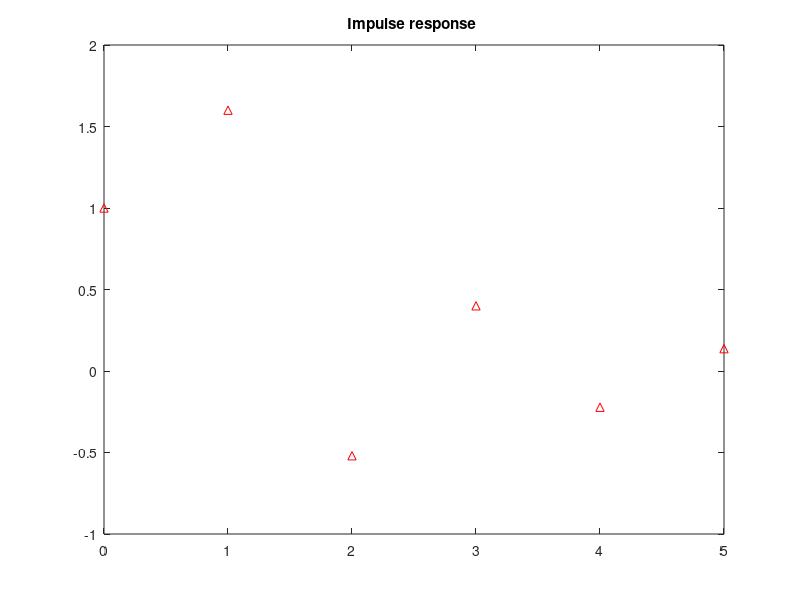

Source code (MATLAB):
% inv_z_transform.m
% Inverse z-transform using impz.
% Compare example on slide 5
num = [1 2]; % setup numerator coefficients B
den = [1 0.4 -0.12]; % setup denomoinator coefficients A
L=6;
[h,t] = impz(num, den, L) % print impulse response, 6 coefficients
figure;
impz(num,den,L); % display impulse response
title('Impulse response ');


   
